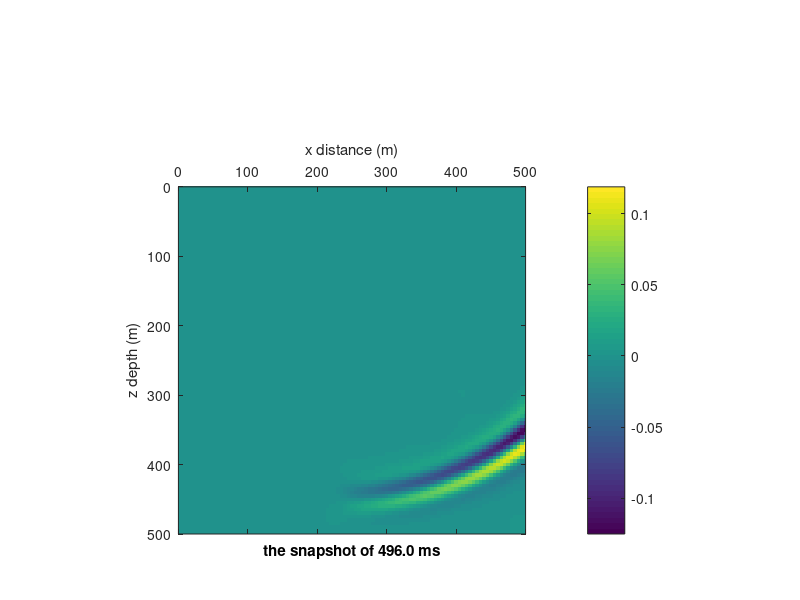
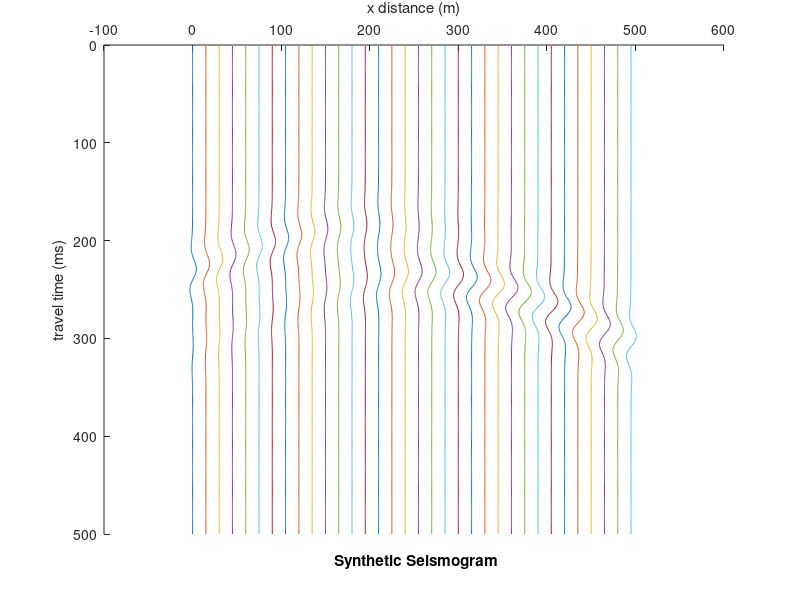

Write MATLAB code to recreate these figures, in order.
function TDFDAWFS2DSG

% TDFDAWFS2DSG
% This is a program of Time Domain Finite Difference Acoustic Wave Field Simulating with 2-Dimension Staggered Grid.
% Written by Tche.L. from USTC, 2016.6.

clc; clear; close all;
% format long;

%% Input parameters

nx = 101;               % the number of grid nodes in x-direction.
nz = 101;               % the number of grid nodes in z-direction.
npmlz = 20;            	% the number of grid nodes in top and bottom side of PML absorbing boundary.
npmlx = 20;             % the number of grid nodes in left and right side of PML absorbing boudary.
sx = 50;                % the grid node number of source position in x-direction.
sz = 50;                % the grid node number of source position in z-direction.
dx = 5;                 % the grid node interval in x-direction; Unit: m.
dz = 5;                 % the grid node interval in z-direction; Unit: m.
nt = 500;               % the number of time nodes for wave calculating.
dt = 1e-3;            	% the time node interval; Unit: s.
nppw = 12;              % the node point number per wavelength for dominant frequency of Ricker wavelet source.
ampl = 1.0e0;           % the amplitude of source wavelet.
xrcvr = 1:3:nx;         % the grid node number in x-direction of reciver position on ground.
nodr = 3;               % half of the order number for spatial difference.

%% Determine the difference coefficients

B = [1 zeros(1,nodr - 1)]';
A = NaN*ones(nodr,nodr);
for i = 1:1:nodr
    A(i,:) = (1:2:2*nodr - 1).^(2*i - 1);
end
C = A\B;

%% Model and source

Nz = nz + 2*npmlz;
Nx = nx + 2*npmlx;

vp = 2000*ones(Nz,Nx);                                                      % the velocity of acoustic wave of model; Unit: m/s.
rho = 1000*ones(Nz,Nx);                                                     % the density of model; Unit: kg/m^3.
rho(fix(Nz/3):end,fix(Nx/2):end) = 500;
vp(fix(Nz/3):end,fix(Nx/2):end) = 1000;

f0 = min(vp(:))/(min(dx,dz)*nppw);                                          % the dominant frequency of source Ricker wavelet; Unit: Hz.
t0 = 1/f0;                                                                  % the time shift of source Ricker wavelet; Unit: s; Suggest: 0.02 if fm = 50, or 0.05 if fm = 20.
t = dt*(1:1:nt);
src = (1 - 2*(pi*f0.*(t - t0)).^2).*exp( - (pi*f0*(t - t0)).^2);           	% the time series of source wavelet.
% The source wavelet formula refers to the equations (18) of Collino and Tsogka, 2001.

%% Perfectly matched layer absorbing factor

% R = 1e-6;                                                                   % Recommend: $R = 1e-2, if $npmlr = 5; $R = 1e-3, if $npmlr = 10; $R = 1e-4, if $npmlr = 20.
% dpml0z = log(1/R)*3*max(vp(:))/(2*npmlz);
dpml0z = 3*max(vp(:))/dz*(8/15 - 3/100*npmlz + 1/1500*npmlz^2);
dpmlz = zeros(Nz,Nx);
dpmlz(1:npmlz,:) = (dpml0z*((npmlz: - 1:1)./npmlz).^2)'*ones(1,Nx);
dpmlz(npmlz + nz + 1:Nz,:) = dpmlz(npmlz: - 1:1,:);
dpml0x = 3*max(vp(:))/dx*(8/15 - 3/100*npmlx + 1/1500*npmlx^2);
dpmlx = zeros(Nz,Nx);
dpmlx(:,1:npmlx) = ones(Nz,1)*(dpml0x*((npmlx: - 1:1)./npmlx).^2);
dpmlx(:,npmlx + nx + 1:Nx) = dpmlx(:,npmlx: - 1:1);
% The PML formula refers to the equations (2) and (3) of Marcinkovich and Olsen, 2003.

%% Wavefield calculating

rho1 = rho;             % or = [(rho(:,1:end - 1) + rho(:,2:end))./2 (2*rho(:,end) - rho(:,end - 1))];
rho2 = rho;             % or = [(rho(1:end - 1,:) + rho(2:end,:))./2; (2*rho(end,:) - rho(end - 1,:))];

Coeffi1 = (2 - dt.*dpmlx)./(2 + dt.*dpmlx);
Coeffi2 = (2 - dt.*dpmlz)./(2 + dt.*dpmlz);
Coeffi3 = 1./rho1./dx.*(2*dt./(2 + dt.*dpmlx));
Coeffi4 = 1./rho2./dz.*(2*dt./(2 + dt.*dpmlz));
Coeffi5 = rho.*(vp.^2)./dx.*(2*dt./(2 + dt.*dpmlx));
Coeffi6 = rho.*(vp.^2)./dz.*(2*dt./(2 + dt.*dpmlz));

% +++++++++++++++++++++++++++++++++++++ approximate coeffient ++++++++++++++++++++++++++++++++++++++
% Coeffi1 = 1 - dt.*dpmlx;
% Coeffi2 = 1 - dt.*dpmlz;
% Coeffi3 = 1./rho./dx.*dt;
% Coeffi4 = 1./rho./dz.*dt;
% Coeffi5 = rho.*(vp.^2)./dx.*dt;
% Coeffi6 = rho.*(vp.^2)./dz.*dt;
% --------------------------------------------------------------------------------------------------

NZ = Nz + 2*nodr;                                                           % All values of the outermost some columns are set to zero to be a boundary condition: all of wavefield values beyond the left and right boundary are null.
NX = Nx + 2*nodr;                                                           % All values of the outermost some rows are set to zero to be a boundary condition: all of wavefield values beyond the top and bottom boundary are null.

Znodes = nodr + 1:NZ - nodr;
Xnodes = nodr + 1:NX - nodr;
znodes = nodr + npmlz + 1:nodr + npmlz + nz;
xnodes = nodr + npmlx + 1:nodr + npmlx + nx;
nsrcz = nodr + npmlz + sz;
nsrcx = nodr + npmlx + sx;

Ut = NaN*ones(NZ,NX);                                                     % the wavefield value preallocation.
Uz = zeros(NZ,NX);                                                        % The initial condition: all of wavefield values are null before source excitation.
Ux = zeros(NZ,NX);                                                        % The initial condition: all of wavefield values are null before source excitation.
Vz = zeros(NZ,NX);                                                        % The initial condition: all of wavefield values are null before source excitation.
Vx = zeros(NZ,NX);                                                        % The initial condition: all of wavefield values are null before source excitation.
Psum = NaN*ones(Nz,Nx);

U = NaN*ones(nz,nx,nt);

tic;
for it = 1:1:nt
    fprintf('The calculating time node is: it = %d\n',it);
    Ux(nsrcz,nsrcx) = Ux(nsrcz,nsrcx) + ampl*src(it)./2;
    Uz(nsrcz,nsrcx) = Uz(nsrcz,nsrcx) + ampl*src(it)./2;
    Ut(:,:) = Ux(:,:) + Uz(:,:);
    U(:,:,it) = Ut(znodes,xnodes);
    Psum(:,:) = 0;
    for i = 1:1:nodr
        Psum = Psum + C(i).*(Ut(Znodes,Xnodes + i) - Ut(Znodes,Xnodes + 1 - i));
    end
    Vx(Znodes,Xnodes) = Coeffi1.*Vx(Znodes,Xnodes) - Coeffi3.*Psum;
    Psum(:,:) = 0;
    for i = 1:1:nodr
        Psum = Psum + C(i).*(Ut(Znodes + i,Xnodes) - Ut(Znodes + 1 - i,Xnodes));
    end
    Vz(Znodes,Xnodes) = Coeffi2.*Vz(Znodes,Xnodes) - Coeffi4.*Psum;
    Psum(:,:) = 0;
    for i = 1:1:nodr
        Psum = Psum + C(i).*(Vx(Znodes,Xnodes - 1 + i) - Vx(Znodes,Xnodes - i));
    end
    Ux(Znodes,Xnodes) = Coeffi1.*Ux(Znodes,Xnodes) - Coeffi5.*Psum;
    Psum(:,:) = 0;
    for i = 1:1:nodr
        Psum = Psum + C(i).*(Vz(Znodes - 1 + i,Xnodes) - Vz(Znodes - i,Xnodes));
    end
    Uz(Znodes,Xnodes) = Coeffi2.*Uz(Znodes,Xnodes) - Coeffi6.*Psum;
end
toc;

%% Plotting

% Wavefield Snapshot
figure;% colormap gray;
clims = [min(U(:)) max(U(:))]./5;
for it = 1:5:nt
    imagesc((0:nx - 1).*dx,(0:nz - 1).*dz,U(:,:,it));%,clims);
    set(gca,'xaxislocation','top'); axis equal; axis([0 (nx - 1)*dx 0 (nz - 1)*dz]);
    colorbar; xlabel('x distance (m)'); ylabel('z depth (m)');
    title(sprintf('the snapshot of %.1f ms',it*dt*1e3),'position',[(nx - 1)*dx/2,(nz - 1)*dz*(1 + 0.07)]);
    pause(0.01);
end

% Synthetic Seismogram
syngram(:,:) = U(1,xrcvr,:);
synmax = max(abs(syngram(:)));
rcvrintv = (xrcvr(2) - xrcvr(1))*dx;
syngram = syngram./synmax.*(rcvrintv/2);
[nsyn,~] = size(syngram);
figure; hold on;
for i = 1:1:nsyn
    plot(syngram(i,:) + (xrcvr(i) - 1)*dx,t.*1e3);
end
xlabel('x distance (m)'); ylabel('travel time (ms)');
title('Synthetic Seismogram','position',[(xrcvr(1) + xrcvr(nsyn))*dx/2,t(end)*1e3*(1 + 0.07)]);
set(gca,'xaxislocation','top');
set(gca,'YDir','reverse');
hold off;

end

%% References

% Collino and Tsogka, 2001. Geophysics, Application of the perfectly matched absorbing layer model to the linear elastodynamic problem in anisotropic heterogeneous media.
% Marcinkovich and Olsen, 2003. Journal of Geophysical Research, On the implementation of perfectly mathced layers in a three-dimensional fourth-order velocity-stress finite difference scheme.
